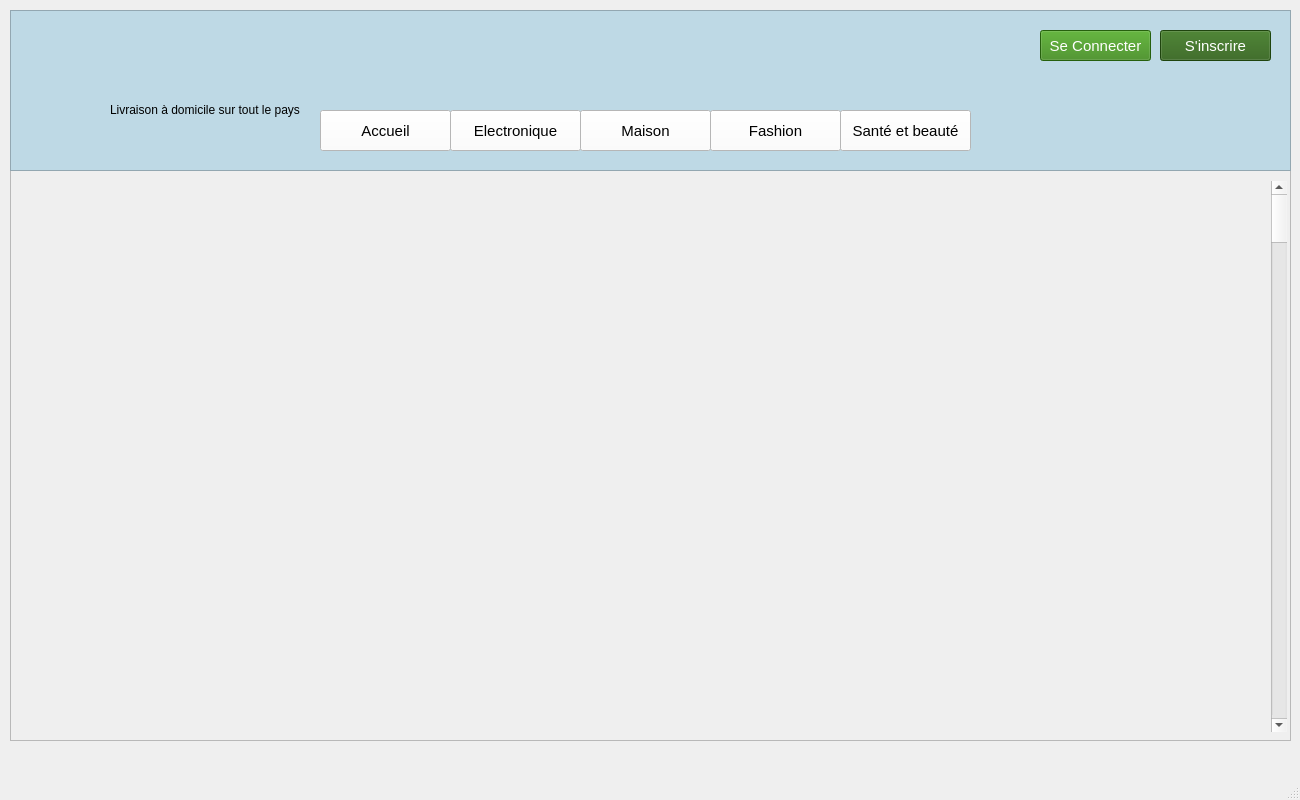
<?xml version="1.0" encoding="UTF-8"?>
<ui version="4.0">
 <class>MainWindow</class>
 <widget class="QMainWindow" name="MainWindow">
  <property name="enabled">
   <bool>true</bool>
  </property>
  <property name="geometry">
   <rect>
    <x>0</x>
    <y>0</y>
    <width>1300</width>
    <height>800</height>
   </rect>
  </property>
  <property name="windowTitle">
   <string>MainWindow</string>
  </property>
  <property name="styleSheet">
   <string notr="true">*{
font-family: 'Montserrat', sans-serif !important;  
font-size : 15px ;
}

#frame {
background: #BED9E5 ; 
}

#navbar_livraison {

font-size : 12px ; 
}

QPushButton {
background : #FFFFFF ; 
box-shadow:  0  0 30px white ;
transition: all 0.4s ;
}

QPushButton:hover {
background : #45A4CD ; 
}

#navbar_login {
background : #358612  ; 
color: white   ; 
}
#navbar_login:hover{
background : #A8D5B1   ; 
color: black   ; 
}
#navbar_signup {
background : #2B5F14  !important ; 
color: white !important ; 
}
#navbar_signup:hover {
background : #A8D5B1   ; 
color: black   ; 
}</string>
  </property>
  <widget class="QWidget" name="centralwidget">
   <widget class="QScrollArea" name="scrollArea">
    <property name="geometry">
     <rect>
      <x>10</x>
      <y>170</y>
      <width>1281</width>
      <height>571</height>
     </rect>
    </property>
    <property name="widgetResizable">
     <bool>true</bool>
    </property>
    <widget class="QWidget" name="scrollAreaWidgetContents">
     <property name="geometry">
      <rect>
       <x>0</x>
       <y>0</y>
       <width>1279</width>
       <height>569</height>
      </rect>
     </property>
     <widget class="QScrollBar" name="verticalScrollBar">
      <property name="geometry">
       <rect>
        <x>1260</x>
        <y>10</y>
        <width>16</width>
        <height>551</height>
       </rect>
      </property>
      <property name="orientation">
       <enum>Qt::Vertical</enum>
      </property>
     </widget>
     <widget class="QStackedWidget" name="stackedWidget">
      <property name="geometry">
       <rect>
        <x>-1</x>
        <y>-161</y>
        <width>1281</width>
        <height>731</height>
       </rect>
      </property>
      <widget class="QWidget" name="page_accueil"/>
      <widget class="QWidget" name="page_login">
       <widget class="QGroupBox" name="groupBox">
        <property name="geometry">
         <rect>
          <x>440</x>
          <y>250</y>
          <width>381</width>
          <height>361</height>
         </rect>
        </property>
        <property name="styleSheet">
         <string notr="true">#label_email{
font-size : 17px ; 
}
#label_password{
font-size : 17px ; 
}
#groupBox{
font-size : 19px ; 
color : #377DAC ; 
font-weight : bold ; 
}</string>
        </property>
        <property name="title">
         <string>Se Connecter</string>
        </property>
        <widget class="QLabel" name="label_email">
         <property name="geometry">
          <rect>
           <x>90</x>
           <y>70</y>
           <width>121</width>
           <height>31</height>
          </rect>
         </property>
         <property name="text">
          <string>Email : </string>
         </property>
        </widget>
        <widget class="QLineEdit" name="lineEdit_email">
         <property name="geometry">
          <rect>
           <x>90</x>
           <y>100</y>
           <width>201</width>
           <height>31</height>
          </rect>
         </property>
        </widget>
        <widget class="QLabel" name="label_password">
         <property name="geometry">
          <rect>
           <x>90</x>
           <y>160</y>
           <width>121</width>
           <height>31</height>
          </rect>
         </property>
         <property name="text">
          <string>Mot de passe : </string>
         </property>
        </widget>
        <widget class="QLineEdit" name="lineEdit_password">
         <property name="geometry">
          <rect>
           <x>90</x>
           <y>190</y>
           <width>201</width>
           <height>31</height>
          </rect>
         </property>
         <property name="echoMode">
          <enum>QLineEdit::Password</enum>
         </property>
        </widget>
        <widget class="QPushButton" name="pushButton">
         <property name="geometry">
          <rect>
           <x>130</x>
           <y>280</y>
           <width>111</width>
           <height>41</height>
          </rect>
         </property>
         <property name="text">
          <string>Entrer</string>
         </property>
        </widget>
        <widget class="QLabel" name="label_introuvable">
         <property name="geometry">
          <rect>
           <x>80</x>
           <y>230</y>
           <width>241</width>
           <height>31</height>
          </rect>
         </property>
         <property name="styleSheet">
          <string notr="true">#label_introuvable {
color:  red ; 
}</string>
         </property>
         <property name="text">
          <string/>
         </property>
        </widget>
       </widget>
      </widget>
      <widget class="QWidget" name="page_signup">
       <widget class="QGroupBox" name="groupBox_2">
        <property name="geometry">
         <rect>
          <x>280</x>
          <y>210</y>
          <width>671</width>
          <height>471</height>
         </rect>
        </property>
        <property name="styleSheet">
         <string notr="true">QLabel{
font-size : 17px ; 
}
QRadioButton{
font-size : 17px ; 
}
#groupBox_2{
font-size : 19px ; 
color : #377DAC ; 
font-weight : bold ; 
}</string>
        </property>
        <property name="title">
         <string>S'inscrire</string>
        </property>
        <widget class="QLabel" name="label_email_2">
         <property name="geometry">
          <rect>
           <x>60</x>
           <y>60</y>
           <width>121</width>
           <height>31</height>
          </rect>
         </property>
         <property name="text">
          <string>Nom :</string>
         </property>
        </widget>
        <widget class="QLineEdit" name="nom_insc">
         <property name="geometry">
          <rect>
           <x>60</x>
           <y>90</y>
           <width>201</width>
           <height>31</height>
          </rect>
         </property>
        </widget>
        <widget class="QLabel" name="label_password_2">
         <property name="geometry">
          <rect>
           <x>60</x>
           <y>140</y>
           <width>121</width>
           <height>31</height>
          </rect>
         </property>
         <property name="text">
          <string>Prenom : </string>
         </property>
        </widget>
        <widget class="QLineEdit" name="pren_insc">
         <property name="geometry">
          <rect>
           <x>60</x>
           <y>170</y>
           <width>201</width>
           <height>31</height>
          </rect>
         </property>
         <property name="echoMode">
          <enum>QLineEdit::Normal</enum>
         </property>
        </widget>
        <widget class="QPushButton" name="signup_boutton">
         <property name="geometry">
          <rect>
           <x>270</x>
           <y>400</y>
           <width>111</width>
           <height>41</height>
          </rect>
         </property>
         <property name="text">
          <string>Entrer</string>
         </property>
        </widget>
        <widget class="QLabel" name="label_introuvable_2">
         <property name="geometry">
          <rect>
           <x>80</x>
           <y>230</y>
           <width>241</width>
           <height>31</height>
          </rect>
         </property>
         <property name="styleSheet">
          <string notr="true">#label_introuvable {
color:  red ; 
}</string>
         </property>
         <property name="text">
          <string/>
         </property>
        </widget>
        <widget class="QLineEdit" name="email_insc">
         <property name="geometry">
          <rect>
           <x>60</x>
           <y>310</y>
           <width>201</width>
           <height>31</height>
          </rect>
         </property>
         <property name="echoMode">
          <enum>QLineEdit::Normal</enum>
         </property>
        </widget>
        <widget class="QLineEdit" name="cin_insc">
         <property name="geometry">
          <rect>
           <x>60</x>
           <y>240</y>
           <width>201</width>
           <height>31</height>
          </rect>
         </property>
        </widget>
        <widget class="QLabel" name="label_password_3">
         <property name="geometry">
          <rect>
           <x>60</x>
           <y>280</y>
           <width>121</width>
           <height>31</height>
          </rect>
         </property>
         <property name="text">
          <string>Email :</string>
         </property>
        </widget>
        <widget class="QLabel" name="label_email_3">
         <property name="geometry">
          <rect>
           <x>60</x>
           <y>210</y>
           <width>121</width>
           <height>31</height>
          </rect>
         </property>
         <property name="text">
          <string>CIN : </string>
         </property>
        </widget>
        <widget class="QLineEdit" name="mdp2_insc">
         <property name="geometry">
          <rect>
           <x>390</x>
           <y>170</y>
           <width>201</width>
           <height>31</height>
          </rect>
         </property>
         <property name="echoMode">
          <enum>QLineEdit::Password</enum>
         </property>
        </widget>
        <widget class="QLineEdit" name="mdp_insc">
         <property name="geometry">
          <rect>
           <x>390</x>
           <y>90</y>
           <width>201</width>
           <height>31</height>
          </rect>
         </property>
         <property name="echoMode">
          <enum>QLineEdit::Password</enum>
         </property>
        </widget>
        <widget class="QLabel" name="label_password_4">
         <property name="geometry">
          <rect>
           <x>390</x>
           <y>140</y>
           <width>211</width>
           <height>31</height>
          </rect>
         </property>
         <property name="text">
          <string>Re-entrer mot de passe :</string>
         </property>
        </widget>
        <widget class="QLabel" name="label_email_4">
         <property name="geometry">
          <rect>
           <x>390</x>
           <y>60</y>
           <width>121</width>
           <height>31</height>
          </rect>
         </property>
         <property name="text">
          <string>Mot de passse : </string>
         </property>
        </widget>
        <widget class="QLabel" name="label_password_5">
         <property name="geometry">
          <rect>
           <x>390</x>
           <y>210</y>
           <width>211</width>
           <height>31</height>
          </rect>
         </property>
         <property name="text">
          <string>Numero telephone : </string>
         </property>
        </widget>
        <widget class="QLineEdit" name="tel_insc">
         <property name="geometry">
          <rect>
           <x>390</x>
           <y>240</y>
           <width>201</width>
           <height>31</height>
          </rect>
         </property>
         <property name="echoMode">
          <enum>QLineEdit::Normal</enum>
         </property>
        </widget>
        <widget class="QRadioButton" name="check_agent">
         <property name="geometry">
          <rect>
           <x>390</x>
           <y>290</y>
           <width>97</width>
           <height>20</height>
          </rect>
         </property>
         <property name="text">
          <string>Agent</string>
         </property>
        </widget>
        <widget class="QRadioButton" name="check_client">
         <property name="geometry">
          <rect>
           <x>390</x>
           <y>320</y>
           <width>81</width>
           <height>20</height>
          </rect>
         </property>
         <property name="text">
          <string>Client</string>
         </property>
         <property name="checkable">
          <bool>true</bool>
         </property>
         <property name="checked">
          <bool>false</bool>
         </property>
        </widget>
        <widget class="QRadioButton" name="check_livreur">
         <property name="geometry">
          <rect>
           <x>390</x>
           <y>350</y>
           <width>97</width>
           <height>20</height>
          </rect>
         </property>
         <property name="text">
          <string>Livreur</string>
         </property>
        </widget>
        <widget class="QLabel" name="label_probleme">
         <property name="geometry">
          <rect>
           <x>70</x>
           <y>360</y>
           <width>281</width>
           <height>31</height>
          </rect>
         </property>
         <property name="styleSheet">
          <string notr="true">#label_probleme {
color : red ; 
}</string>
         </property>
         <property name="text">
          <string/>
         </property>
        </widget>
       </widget>
      </widget>
     </widget>
    </widget>
   </widget>
   <widget class="QFrame" name="frame">
    <property name="geometry">
     <rect>
      <x>10</x>
      <y>10</y>
      <width>1281</width>
      <height>161</height>
     </rect>
    </property>
    <property name="frameShape">
     <enum>QFrame::StyledPanel</enum>
    </property>
    <property name="frameShadow">
     <enum>QFrame::Raised</enum>
    </property>
    <widget class="QLabel" name="logopic1">
     <property name="geometry">
      <rect>
       <x>10</x>
       <y>0</y>
       <width>311</width>
       <height>111</height>
      </rect>
     </property>
     <property name="text">
      <string/>
     </property>
    </widget>
    <widget class="QPushButton" name="navbar_Sant">
     <property name="geometry">
      <rect>
       <x>830</x>
       <y>100</y>
       <width>131</width>
       <height>41</height>
      </rect>
     </property>
     <property name="text">
      <string>Santé et beauté</string>
     </property>
    </widget>
    <widget class="QPushButton" name="navbar_Elect">
     <property name="geometry">
      <rect>
       <x>440</x>
       <y>100</y>
       <width>131</width>
       <height>41</height>
      </rect>
     </property>
     <property name="text">
      <string>Electronique</string>
     </property>
    </widget>
    <widget class="QPushButton" name="navbar_signup">
     <property name="geometry">
      <rect>
       <x>1150</x>
       <y>20</y>
       <width>111</width>
       <height>31</height>
      </rect>
     </property>
     <property name="text">
      <string>S'inscrire</string>
     </property>
    </widget>
    <widget class="QPushButton" name="navbar_Mais">
     <property name="geometry">
      <rect>
       <x>570</x>
       <y>100</y>
       <width>131</width>
       <height>41</height>
      </rect>
     </property>
     <property name="text">
      <string>Maison</string>
     </property>
    </widget>
    <widget class="QPushButton" name="navbar_login">
     <property name="geometry">
      <rect>
       <x>1030</x>
       <y>20</y>
       <width>111</width>
       <height>31</height>
      </rect>
     </property>
     <property name="text">
      <string>Se Connecter</string>
     </property>
    </widget>
    <widget class="QLabel" name="navbar_livraison">
     <property name="geometry">
      <rect>
       <x>100</x>
       <y>90</y>
       <width>241</width>
       <height>20</height>
      </rect>
     </property>
     <property name="text">
      <string>Livraison à domicile sur tout le pays</string>
     </property>
    </widget>
    <widget class="QPushButton" name="navbar_Accueil">
     <property name="geometry">
      <rect>
       <x>310</x>
       <y>100</y>
       <width>131</width>
       <height>41</height>
      </rect>
     </property>
     <property name="text">
      <string>Accueil</string>
     </property>
    </widget>
    <widget class="QLabel" name="navbar_card">
     <property name="geometry">
      <rect>
       <x>950</x>
       <y>10</y>
       <width>71</width>
       <height>51</height>
      </rect>
     </property>
     <property name="text">
      <string/>
     </property>
    </widget>
    <widget class="QPushButton" name="navbar_Fash">
     <property name="geometry">
      <rect>
       <x>700</x>
       <y>100</y>
       <width>131</width>
       <height>41</height>
      </rect>
     </property>
     <property name="text">
      <string>Fashion</string>
     </property>
    </widget>
   </widget>
  </widget>
  <widget class="QMenuBar" name="menubar">
   <property name="geometry">
    <rect>
     <x>0</x>
     <y>0</y>
     <width>1300</width>
     <height>23</height>
    </rect>
   </property>
  </widget>
  <widget class="QStatusBar" name="statusbar"/>
 </widget>
 <resources/>
 <connections/>
</ui>
